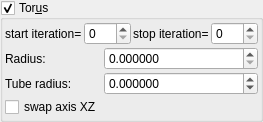
    <widget class="MyGroupBox" name="groupCheck_transf_function_enabledT_false">
     <property name="title">
      <string>Tor&amp;us</string>
     </property>
     <property name="checkable">
      <bool>true</bool>
     </property>
     <layout class="QVBoxLayout" name="verticalLayout_20" stretch="0,0">
      <property name="spacing">
       <number>2</number>
      </property>
      <property name="leftMargin">
       <number>2</number>
      </property>
      <property name="topMargin">
       <number>2</number>
      </property>
      <property name="rightMargin">
       <number>2</number>
      </property>
      <property name="bottomMargin">
       <number>2</number>
      </property>
      <item>
       <layout class="QHBoxLayout" name="horizontalLayout_7" stretch="0,1,0,1">
        <property name="topMargin">
         <number>0</number>
        </property>
        <item>
         <widget class="QLabel" name="label_80">
          <property name="text">
           <string>start iteration=</string>
          </property>
          <property name="wordWrap">
           <bool>true</bool>
          </property>
         </widget>
        </item>
        <item>
         <widget class="MySpinBox" name="spinboxInt_transf_start_iterations_T">
          <property name="sizePolicy">
           <sizepolicy hsizetype="Minimum" vsizetype="Maximum">
            <horstretch>0</horstretch>
            <verstretch>0</verstretch>
           </sizepolicy>
          </property>
          <property name="minimum">
           <number>0</number>
          </property>
          <property name="maximum">
           <number>999</number>
          </property>
          <property name="value">
           <number>0</number>
          </property>
         </widget>
        </item>
        <item>
         <widget class="QLabel" name="label_65">
          <property name="text">
           <string>stop iteration=</string>
          </property>
          <property name="wordWrap">
           <bool>true</bool>
          </property>
         </widget>
        </item>
        <item>
         <widget class="MySpinBox" name="spinboxInt_transf_stop_iterations_T">
          <property name="sizePolicy">
           <sizepolicy hsizetype="Preferred" vsizetype="Maximum">
            <horstretch>0</horstretch>
            <verstretch>0</verstretch>
           </sizepolicy>
          </property>
          <property name="maximum">
           <number>999</number>
          </property>
         </widget>
        </item>
       </layout>
      </item>
      <item>
       <layout class="QGridLayout" name="gridLayout_35" columnstretch="0,1">
        <property name="spacing">
         <number>2</number>
        </property>
        <item row="4" column="0">
         <widget class="MyCheckBox" name="checkBox_transf_function_enabledSw_false">
          <property name="text">
           <string>swap axis XZ</string>
          </property>
         </widget>
        </item>
        <item row="2" column="1" rowspan="2">
         <widget class="MyDoubleSpinBox" name="spinbox_transf_offset_05">
          <property name="sizePolicy">
           <sizepolicy hsizetype="Minimum" vsizetype="Maximum">
            <horstretch>0</horstretch>
            <verstretch>0</verstretch>
           </sizepolicy>
          </property>
          <property name="prefix">
           <string/>
          </property>
          <property name="suffix">
           <string/>
          </property>
          <property name="decimals">
           <number>6</number>
          </property>
          <property name="minimum">
           <double>-100000.000000000000000</double>
          </property>
          <property name="maximum">
           <double>100000.000000000000000</double>
          </property>
          <property name="singleStep">
           <double>0.100000000000000</double>
          </property>
         </widget>
        </item>
        <item row="1" column="0">
         <widget class="QLabel" name="label_18">
          <property name="text">
           <string>Radius:</string>
          </property>
         </widget>
        </item>
        <item row="1" column="1">
         <widget class="MyDoubleSpinBox" name="spinbox_transf_offsetT_1">
          <property name="sizePolicy">
           <sizepolicy hsizetype="Minimum" vsizetype="Maximum">
            <horstretch>0</horstretch>
            <verstretch>0</verstretch>
           </sizepolicy>
          </property>
          <property name="prefix">
           <string/>
          </property>
          <property name="suffix">
           <string/>
          </property>
          <property name="decimals">
           <number>6</number>
          </property>
          <property name="minimum">
           <double>0.000000000000000</double>
          </property>
          <property name="maximum">
           <double>99.998999999999995</double>
          </property>
          <property name="singleStep">
           <double>0.100000000000000</double>
          </property>
         </widget>
        </item>
        <item row="2" column="0" rowspan="2">
         <widget class="QLabel" name="label_17">
          <property name="text">
           <string>Tube radius:</string>
          </property>
         </widget>
        </item>
       </layout>
      </item>
     </layout>
    </widget>
